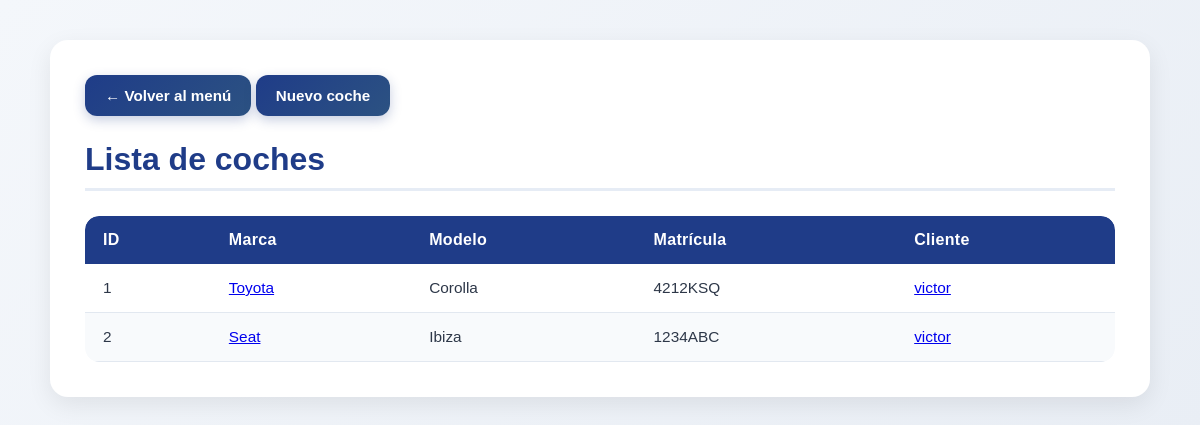
Before: /gestion/coches/ with the older database file.
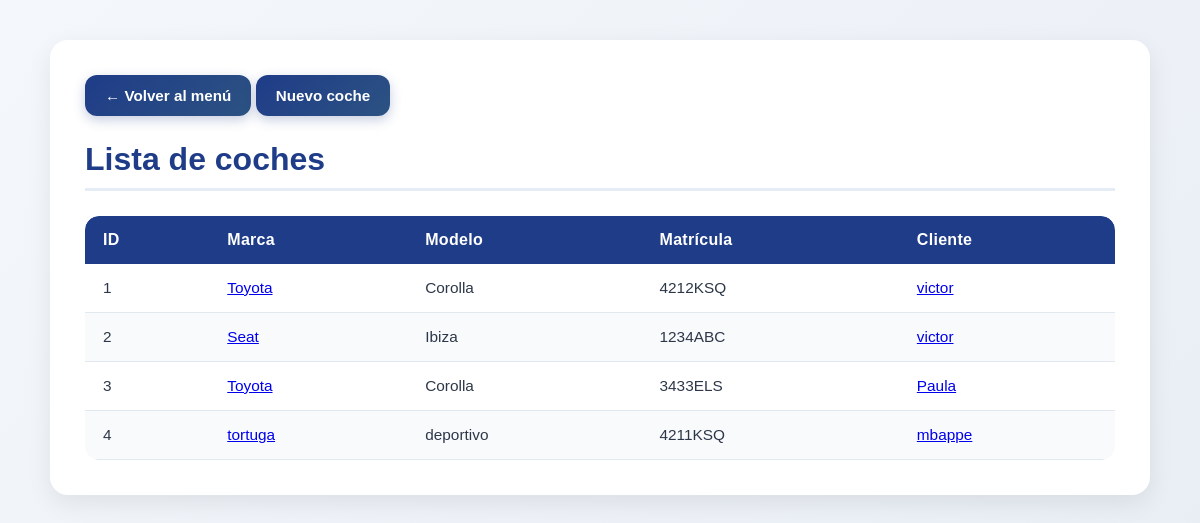
After: the same page with the newer database file.
### app_gestionar_taller/models.py (models this page shows, shortened)
class Coche(models.Model):
    cliente = models.ForeignKey(Cliente, on_delete=models.CASCADE)
    marca = models.CharField(max_length=50)
    modelo = models.CharField(max_length=50)
    matricula = models.CharField(max_length=10, unique=True)

class Cliente(models.Model):
    nombre = models.CharField(max_length=100)
    telefono = models.CharField(max_length=15)
    email = models.EmailField()

### app_gestionar_taller/views.py (the view)
# urls.py: path('coches/', lista_coches, name='lista_coches'),
def lista_coches(request):
    coches = Coche.objects.select_related('cliente').all()
    return render(request, 'lista_coche.html', {'coches': coches})

### app_gestionar_taller/templates/lista_coche.html (shortened to what this page needs)
<!DOCTYPE html>
<html lang="es">
<head>
</head>
<body>
    <div class="container">
        <a href="{% url 'menu_principal' %}" class="back-button">← Volver al menú</a>
        <a href="{% url 'nuevo_coche' %}" class="back-button"> Nuevo coche </a>
        <h1>Lista de coches</h1>
        {% if coches %}
        <div class="table-wrapper">
            <table>
                <thead>
                    <tr>
                        <th>ID</th>
                        <th>Marca</th>
                        <th>Modelo</th>
                        <th>Matrícula</th>
                        <th>Cliente</th>
                    </tr>
                </thead>
                <tbody>
                    {% for coche in coches %}
                    <tr>
                        <td>{{ coche.id }}</td>
                        <td><a href="{% url 'detalle_coche' coche.id %}">{{ coche.marca }}</a></td>
                        <td>{{ coche.modelo }}</td>
                        <td>{{ coche.matricula }}</td>
                        <td><a href="{% url 'detalle_cliente' coche.cliente.id %}">{{ coche.cliente.nombre }}</a></td>
                    </tr>
                    {% endfor %}
                </tbody>
            </table>
        </div>
        {% else %}
            <p class="empty-message">No hay coches registrados en el taller.</p>
        {% endif %}
    </div>
</body>
</html>

Changed rows visible on the page:
added Coche: id "3", marca "Toyota", modelo "Corolla", matricula "3433ELS", cliente.nombre "Paula"
added Coche: id "4", marca "tortuga", modelo "deportivo", matricula "4211KSQ", cliente.nombre "mbappe"
